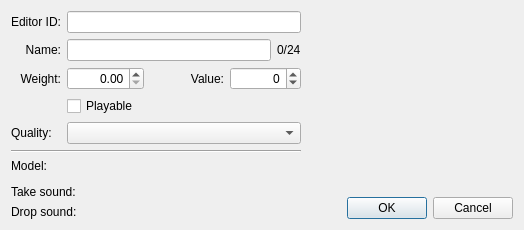
<?xml version="1.0" encoding="UTF-8"?>
<ui version="4.0">
 <class>FormDialogApparatus</class>
 <widget class="QDialog" name="FormDialogApparatus">
  <property name="windowTitle">
   <string>Apparatus</string>
  </property>
  <layout class="QGridLayout" name="gridLayout_2">
   <item row="0" column="0" rowspan="2">
    <layout class="QVBoxLayout" name="colLeft" stretch="0,0,0">
     <item>
      <layout class="QGridLayout" name="gridLayout">
       <item row="1" column="0">
        <widget class="QLabel" name="label_3">
         <property name="text">
          <string>Name:</string>
         </property>
         <property name="alignment">
          <set>Qt::AlignRight|Qt::AlignTrailing|Qt::AlignVCenter</set>
         </property>
         <property name="buddy">
          <cstring>name</cstring>
         </property>
        </widget>
       </item>
       <item row="2" column="1">
        <layout class="QHBoxLayout" name="horizontalLayout">
         <item>
          <widget class="QDoubleSpinBox" name="weight">
           <property name="whatsThis">
            <string>How much of an actor's carrying capacity a single one of this item will consume.</string>
           </property>
           <property name="alignment">
            <set>Qt::AlignRight|Qt::AlignTrailing|Qt::AlignVCenter</set>
           </property>
           <property name="maximum">
            <double>10000.000000000000000</double>
           </property>
          </widget>
         </item>
         <item>
          <spacer name="horizontalSpacer">
           <property name="orientation">
            <enum>Qt::Horizontal</enum>
           </property>
           <property name="sizeHint" stdset="0">
            <size>
             <width>40</width>
             <height>20</height>
            </size>
           </property>
          </spacer>
         </item>
         <item>
          <widget class="QLabel" name="label_5">
           <property name="text">
            <string>Value:</string>
           </property>
           <property name="alignment">
            <set>Qt::AlignRight|Qt::AlignTrailing|Qt::AlignVCenter</set>
           </property>
           <property name="buddy">
            <cstring>value</cstring>
           </property>
          </widget>
         </item>
         <item>
          <widget class="QSpinBox" name="value">
           <property name="whatsThis">
            <string>Define this item's baseline value, which influences barter prices and criminal penalties related to theft. The influence on prices is not direct; with vanilla game settings, a player with the best possible Speech skill and perks can sell items for at most 50% of their value, and buy them for at best 200% of their value.</string>
           </property>
           <property name="alignment">
            <set>Qt::AlignRight|Qt::AlignTrailing|Qt::AlignVCenter</set>
           </property>
           <property name="minimum">
            <number>-2147483647</number>
           </property>
           <property name="maximum">
            <number>2147483647</number>
           </property>
          </widget>
         </item>
        </layout>
       </item>
       <item row="0" column="1">
        <widget class="QLineEdit" name="editorID"/>
       </item>
       <item row="2" column="0">
        <widget class="QLabel" name="label_4">
         <property name="text">
          <string>Weight:</string>
         </property>
         <property name="alignment">
          <set>Qt::AlignRight|Qt::AlignTrailing|Qt::AlignVCenter</set>
         </property>
         <property name="buddy">
          <cstring>weight</cstring>
         </property>
        </widget>
       </item>
       <item row="0" column="0">
        <widget class="QLabel" name="label_2">
         <property name="text">
          <string>Editor ID:</string>
         </property>
         <property name="alignment">
          <set>Qt::AlignRight|Qt::AlignTrailing|Qt::AlignVCenter</set>
         </property>
         <property name="buddy">
          <cstring>editorID</cstring>
         </property>
        </widget>
       </item>
       <item row="1" column="1">
        <layout class="QHBoxLayout" name="horizontalLayout_2">
         <property name="bottomMargin">
          <number>0</number>
         </property>
         <item>
          <widget class="QLineEdit" name="name"/>
         </item>
         <item>
          <widget class="QLabel" name="nameLengthInfo">
           <property name="text">
            <string>0/24</string>
           </property>
          </widget>
         </item>
        </layout>
       </item>
       <item row="3" column="1">
        <widget class="QCheckBox" name="flagPlayable">
         <property name="whatsThis">
          <string>Control whether the player receives activation prompts to pick up this item, and whether they can see the item in the inventory UI. It may seem strange to have non-playable misc. items, but Bethesda often uses it to implement small bits of clutter that the player can Z-key.</string>
         </property>
         <property name="text">
          <string>Playable</string>
         </property>
        </widget>
       </item>
       <item row="4" column="1">
        <widget class="QComboBox" name="quality"/>
       </item>
       <item row="4" column="0">
        <widget class="QLabel" name="label_9">
         <property name="text">
          <string>Quality:</string>
         </property>
         <property name="buddy">
          <cstring>quality</cstring>
         </property>
        </widget>
       </item>
      </layout>
     </item>
     <item>
      <widget class="Line" name="line">
       <property name="orientation">
        <enum>Qt::Horizontal</enum>
       </property>
      </widget>
     </item>
     <item>
      <layout class="QGridLayout" name="gridLayout_3">
       <item row="0" column="0">
        <widget class="QLabel" name="label_6">
         <property name="text">
          <string>Model:</string>
         </property>
         <property name="buddy">
          <cstring>model</cstring>
         </property>
        </widget>
       </item>
       <item row="3" column="1">
        <widget class="DKFormPicker" name="soundDrop">
         <property name="whatsThis">
          <string>A 2D sound played when the player drops items of this type.</string>
         </property>
        </widget>
       </item>
       <item row="3" column="0">
        <widget class="QLabel" name="label_8">
         <property name="text">
          <string>Drop sound:</string>
         </property>
         <property name="buddy">
          <cstring>soundDrop</cstring>
         </property>
        </widget>
       </item>
       <item row="2" column="1">
        <widget class="DKFormPicker" name="soundTake">
         <property name="whatsThis">
          <string>A 2D sound played when the player picks up an item of this type.</string>
         </property>
        </widget>
       </item>
       <item row="1" column="0" colspan="2">
        <widget class="DKFormDestructionDataButton" name="destructionData"/>
       </item>
       <item row="0" column="1">
        <widget class="DKFormNIFPicker" name="model"/>
       </item>
       <item row="2" column="0">
        <widget class="QLabel" name="label_7">
         <property name="text">
          <string>Take sound:</string>
         </property>
         <property name="buddy">
          <cstring>soundTake</cstring>
         </property>
        </widget>
       </item>
      </layout>
     </item>
    </layout>
   </item>
   <item row="0" column="1" rowspan="2" colspan="2">
    <layout class="QVBoxLayout" name="colRight">
     <item>
      <widget class="DKPapyrusBoundScriptListPane" name="scriptListPane"/>
     </item>
     <item>
      <layout class="QHBoxLayout" name="buttonsLayout">
       <item>
        <spacer name="horizontalSpacer_2">
         <property name="orientation">
          <enum>Qt::Horizontal</enum>
         </property>
         <property name="sizeHint" stdset="0">
          <size>
           <width>40</width>
           <height>20</height>
          </size>
         </property>
        </spacer>
       </item>
       <item>
        <widget class="QPushButton" name="buttonOK">
         <property name="text">
          <string>OK</string>
         </property>
        </widget>
       </item>
       <item>
        <widget class="QPushButton" name="buttonCancel">
         <property name="text">
          <string>Cancel</string>
         </property>
        </widget>
       </item>
      </layout>
     </item>
    </layout>
   </item>
   <item row="1" column="2">
    <spacer name="horizontalSpacer_3">
     <property name="orientation">
      <enum>Qt::Horizontal</enum>
     </property>
     <property name="sizeType">
      <enum>QSizePolicy::Fixed</enum>
     </property>
     <property name="sizeHint" stdset="0">
      <size>
       <width>6</width>
       <height>20</height>
      </size>
     </property>
    </spacer>
   </item>
  </layout>
 </widget>
 <customwidgets>
  <customwidget>
   <class>DKFormPicker</class>
   <extends>QWidget</extends>
   <header>widgets/DKFormPicker.h</header>
  </customwidget>
  <customwidget>
   <class>DKFormDestructionDataButton</class>
   <extends>QWidget</extends>
   <header>widgets/DKFormDestructionDataButton.h</header>
  </customwidget>
  <customwidget>
   <class>DKPapyrusBoundScriptListPane</class>
   <extends>QWidget</extends>
   <header>widgets/DKPapyrusBoundScriptListPane.h</header>
  </customwidget>
  <customwidget>
   <class>DKFormNIFPicker</class>
   <extends>QWidget</extends>
   <header>widgets/DKFormNIFPicker.h</header>
  </customwidget>
 </customwidgets>
 <tabstops>
  <tabstop>editorID</tabstop>
  <tabstop>name</tabstop>
  <tabstop>weight</tabstop>
  <tabstop>value</tabstop>
  <tabstop>flagPlayable</tabstop>
  <tabstop>quality</tabstop>
  <tabstop>model</tabstop>
  <tabstop>destructionData</tabstop>
  <tabstop>soundTake</tabstop>
  <tabstop>soundDrop</tabstop>
  <tabstop>scriptListPane</tabstop>
  <tabstop>buttonOK</tabstop>
  <tabstop>buttonCancel</tabstop>
 </tabstops>
 <resources/>
 <connections/>
</ui>
